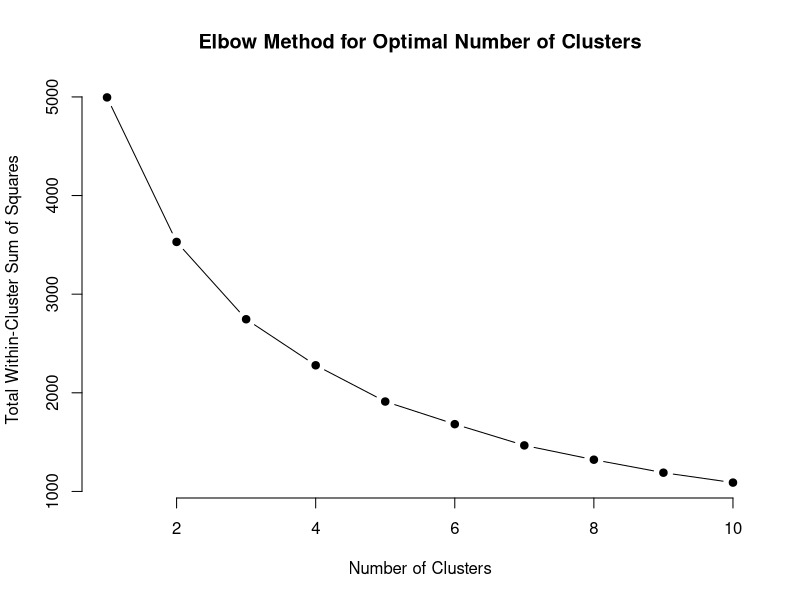
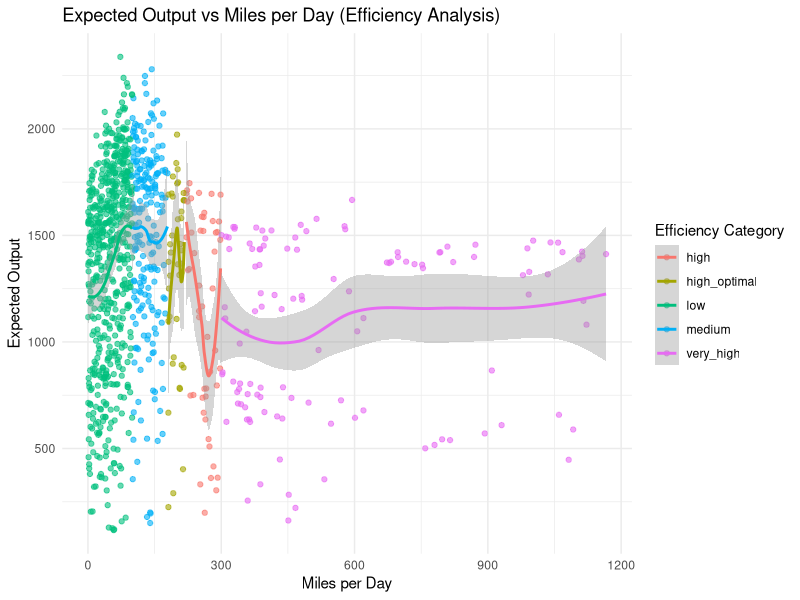
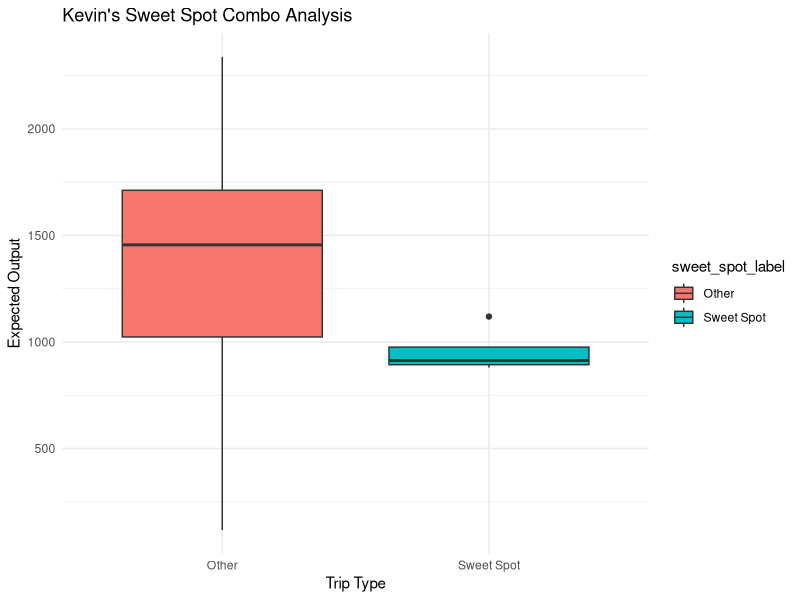
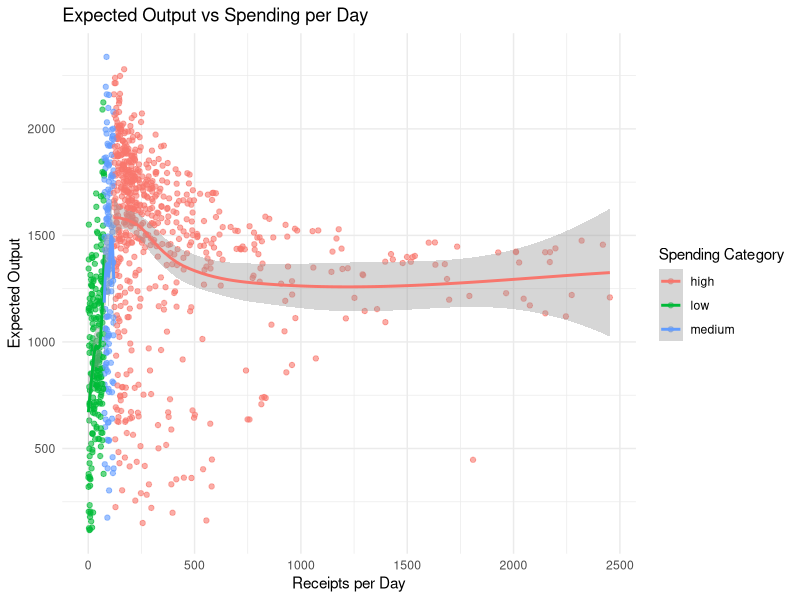
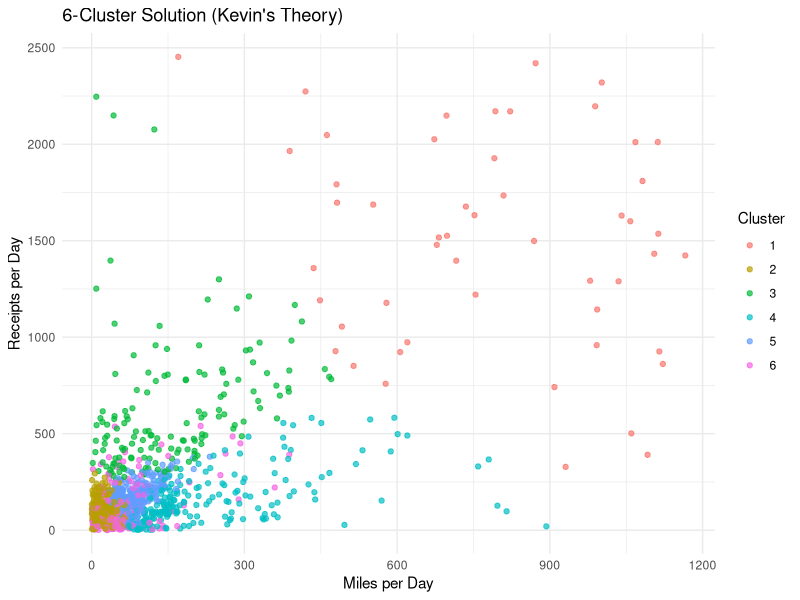

Recreate these plots in R, in order.
# Enhanced Feature Discovery Script for Public Cases Data
# This script explores additional features and combinations based on employee interviews

# Load required libraries
library(ggplot2)
library(corrplot)
library(dplyr)
library(gridExtra)
library(GGally)
library(car)
library(randomForest)
library(cluster)
library(VIM)

# Read the data
data <- read.csv("public_cases.csv")

# Basic data exploration
cat("=== ENHANCED FEATURE DISCOVERY ===\n")
cat("Dataset dimensions:", dim(data), "\n")
cat("Column names:", colnames(data), "\n\n")

# === ADVANCED FEATURE ENGINEERING ===
cat("\n=== ADVANCED FEATURE ENGINEERING ===\n")

# Create enhanced dataset with all new features
data_enhanced <- data %>%
  mutate(
    # Basic rate features (from original script)
    receipts_per_day = total_receipts_amount / trip_duration_days,
    receipts_per_mile = ifelse(miles_traveled == 0, 0, total_receipts_amount / miles_traveled),
    miles_per_day = miles_traveled / trip_duration_days,
    
    # === EFFICIENCY-BASED FEATURES ===
    # Kevin's efficiency theories
    efficiency_category = case_when(
      miles_per_day < 100 ~ "low",
      miles_per_day >= 100 & miles_per_day < 180 ~ "medium",
      miles_per_day >= 180 & miles_per_day <= 220 ~ "high_optimal",
      miles_per_day > 220 & miles_per_day <= 300 ~ "high",
      miles_per_day > 300 ~ "very_high"
    ),
    efficiency_bonus_zone = ifelse(miles_per_day >= 180 & miles_per_day <= 220, 1, 0),
    efficiency_penalty_zone = ifelse(miles_per_day > 300, 1, 0),
    
    # === SPENDING PATTERN FEATURES ===
    # Based on interview insights about spending thresholds
    spending_per_day_category = case_when(
      receipts_per_day < 75 ~ "low",
      receipts_per_day >= 75 & receipts_per_day <= 120 ~ "medium",
      receipts_per_day > 120 ~ "high"
    ),
    spending_efficiency = ifelse(miles_traveled == 0, 0, total_receipts_amount / miles_traveled),
    very_low_receipts = ifelse(total_receipts_amount < 50, 1, 0),
    optimal_receipt_range = ifelse(total_receipts_amount >= 600 & total_receipts_amount <= 800, 1, 0),
    high_spending_flag = ifelse(total_receipts_amount > 1000, 1, 0),
    
    # Receipt ending patterns (rounding bug theory)
    receipt_cents = (total_receipts_amount * 100) %% 100,
    receipt_ends_49_99 = ifelse(receipt_cents %in% c(49, 99), 1, 0),
    
    # === TRIP LENGTH FEATURES ===
    # Sweet spot theories from interviews
    is_5_day_trip = ifelse(trip_duration_days == 5, 1, 0),
    is_sweet_spot_duration = ifelse(trip_duration_days >= 4 & trip_duration_days <= 6, 1, 0),
    duration_penalty_zone = ifelse(trip_duration_days < 2 | trip_duration_days > 10, 1, 0),
    very_short_trip = ifelse(trip_duration_days == 1, 1, 0),
    very_long_trip = ifelse(trip_duration_days >= 8, 1, 0),
    
    # === COMBINATION FEATURES ===
    # Kevin's "sweet spot combo": 5 days + 180+ miles/day + <$100/day spending
    sweet_spot_combo = ifelse(trip_duration_days == 5 & miles_per_day >= 180 & receipts_per_day < 100, 1, 0),
    
    # "Vacation penalty": 8+ days with high spending
    vacation_penalty = ifelse(trip_duration_days >= 8 & receipts_per_day > 120, 1, 0),
    
    # High mile low spend combination
    high_mile_low_spend = ifelse(miles_per_day > 200 & receipts_per_day < 80, 1, 0),
    
    # Low mile high spend combination
    low_mile_high_spend = ifelse(miles_per_day < 100 & receipts_per_day > 100, 1, 0),
    
    # === INTERACTION FEATURES ===
    efficiency_spending_interaction = miles_per_day * receipts_per_day,
    duration_efficiency_interaction = trip_duration_days * miles_per_day,
    duration_spending_interaction = trip_duration_days * receipts_per_day,
    
    # === THRESHOLD FEATURES ===
    # Various threshold flags based on interview insights
    short_high_efficiency = ifelse(trip_duration_days <= 3 & miles_per_day > 150, 1, 0),
    long_low_efficiency = ifelse(trip_duration_days >= 7 & miles_per_day < 100, 1, 0),
    medium_balanced = ifelse(trip_duration_days >= 4 & trip_duration_days <= 6 & 
                            miles_per_day >= 100 & miles_per_day <= 200 & 
                            receipts_per_day >= 50 & receipts_per_day <= 150, 1, 0),
    
    # === BINNED FEATURES ===
    # Create binned versions for non-linear relationships
    trip_duration_binned = cut(trip_duration_days, breaks = c(0, 2, 5, 8, 12, Inf), 
                              labels = c("very_short", "short", "medium", "long", "very_long")),
    miles_binned = cut(miles_traveled, breaks = c(0, 100, 300, 600, 1000, Inf),
                      labels = c("very_low", "low", "medium", "high", "very_high")),
    receipts_binned = cut(total_receipts_amount, breaks = c(0, 100, 500, 1000, 2000, Inf),
                         labels = c("very_low", "low", "medium", "high", "very_high")),
    
    # === POLYNOMIAL AND LOG FEATURES ===
    # Enhanced polynomial features
    trip_duration_squared = trip_duration_days^2,
    miles_traveled_squared = miles_traveled^2,
    receipts_squared = total_receipts_amount^2,
    trip_duration_cubed = trip_duration_days^3,
    
    # Log features with better handling of zeros
    log_trip_duration = log(trip_duration_days + 1),
    log_miles_traveled = log(miles_traveled + 1),
    log_receipts = log(total_receipts_amount + 1),
    
    # === RATIO AND EFFICIENCY FEATURES ===
    # More sophisticated efficiency measures
    total_efficiency = (miles_traveled * trip_duration_days) / (total_receipts_amount + 1),
    cost_per_mile = ifelse(miles_traveled == 0, 0, total_receipts_amount / miles_traveled),
    productivity_score = miles_traveled / (trip_duration_days * (total_receipts_amount + 1))
  )

# Handle infinite values
data_enhanced[is.infinite(data_enhanced$receipts_per_mile), "receipts_per_mile"] <- 0
data_enhanced[is.infinite(data_enhanced$spending_efficiency), "spending_efficiency"] <- 0
data_enhanced[is.infinite(data_enhanced$cost_per_mile), "cost_per_mile"] <- 0
data_enhanced[is.infinite(data_enhanced$total_efficiency), "total_efficiency"] <- 0
data_enhanced[is.infinite(data_enhanced$productivity_score), "productivity_score"] <- 0

# === FEATURE IMPORTANCE ANALYSIS ===
cat("\n=== FEATURE IMPORTANCE ANALYSIS ===\n")

# Get all numeric features for analysis
numeric_features <- data_enhanced %>%
  select_if(is.numeric) %>%
  select(-expected_output) %>%
  names()

# Calculate correlations with target
feature_correlations <- sapply(numeric_features, function(feature) {
  cor(data_enhanced[[feature]], data_enhanced$expected_output, use = "complete.obs")
})

# Sort by absolute correlation
feature_importance_sorted <- sort(abs(feature_correlations), decreasing = TRUE)

cat("Top 20 features by absolute correlation with expected_output:\n")
print(head(feature_importance_sorted, 20))

# === RANDOM FOREST FEATURE IMPORTANCE ===
cat("\n=== RANDOM FOREST FEATURE IMPORTANCE ===\n")

# Prepare data for random forest (remove non-numeric columns)
rf_data <- data_enhanced %>%
  select_if(is.numeric) %>%
  na.omit()

# Fit random forest
set.seed(42)
rf_model <- randomForest(expected_output ~ ., data = rf_data, importance = TRUE, ntree = 500)

# Get feature importance
rf_importance <- importance(rf_model)
rf_importance_sorted <- rf_importance[order(rf_importance[,1], decreasing = TRUE), , drop = FALSE]

cat("Top 15 features by Random Forest importance:\n")
print(head(rf_importance_sorted, 15))

# === INTERACTION ANALYSIS ===
cat("\n=== SYSTEMATIC INTERACTION ANALYSIS ===\n")

# Test key interactions mentioned in interviews
key_features <- c("trip_duration_days", "miles_traveled", "total_receipts_amount", 
                  "miles_per_day", "receipts_per_day")

interaction_correlations <- list()

for(i in 1:(length(key_features)-1)) {
  for(j in (i+1):length(key_features)) {
    feature1 <- key_features[i]
    feature2 <- key_features[j]
    interaction_name <- paste(feature1, "x", feature2, sep = "_")
    
    interaction_values <- data_enhanced[[feature1]] * data_enhanced[[feature2]]
    correlation <- cor(interaction_values, data_enhanced$expected_output, use = "complete.obs")
    
    interaction_correlations[[interaction_name]] <- correlation
  }
}

interaction_correlations_sorted <- sort(abs(unlist(interaction_correlations)), decreasing = TRUE)

cat("Top interaction terms by correlation:\n")
print(interaction_correlations_sorted)

# === CLUSTERING ANALYSIS ===
cat("\n=== CLUSTERING ANALYSIS (Kevin's 6 Calculation Paths Theory) ===\n")

# Prepare data for clustering
cluster_data <- data_enhanced %>%
  select(trip_duration_days, miles_traveled, total_receipts_amount, 
         miles_per_day, receipts_per_day, expected_output) %>%
  na.omit()

# Standardize features for clustering
cluster_features <- cluster_data %>%
  select(-expected_output) %>%
  scale()

# Try different numbers of clusters
set.seed(42)
wss <- sapply(1:10, function(k) {
  kmeans(cluster_features, k, nstart = 10)$tot.withinss
})

# Plot elbow curve
png("cluster_analysis.png", width = 800, height = 600)
plot(1:10, wss, type = "b", pch = 19, frame = FALSE,
     xlab = "Number of Clusters", ylab = "Total Within-Cluster Sum of Squares",
     main = "Elbow Method for Optimal Number of Clusters")
dev.off()

# Fit 6-cluster solution (Kevin's theory)
kmeans_6 <- kmeans(cluster_features, 6, nstart = 25)
cluster_data$cluster <- as.factor(kmeans_6$cluster)

# Analyze clusters
cat("Cluster analysis (6 clusters):\n")
cluster_summary <- cluster_data %>%
  group_by(cluster) %>%
  summarise(
    count = n(),
    avg_duration = mean(trip_duration_days),
    avg_miles = mean(miles_traveled),
    avg_receipts = mean(total_receipts_amount),
    avg_output = mean(expected_output),
    avg_efficiency = mean(miles_per_day),
    avg_spending_rate = mean(receipts_per_day),
    .groups = 'drop'
  )
print(cluster_summary)

# === THRESHOLD DETECTION ===
cat("\n=== THRESHOLD DETECTION ANALYSIS ===\n")

# Function to find optimal threshold for a feature
find_optimal_threshold <- function(feature_values, target_values, feature_name) {
  thresholds <- quantile(feature_values, probs = seq(0.1, 0.9, 0.1), na.rm = TRUE)
  
  threshold_results <- sapply(thresholds, function(thresh) {
    below_thresh <- target_values[feature_values <= thresh]
    above_thresh <- target_values[feature_values > thresh]
    
    if(length(below_thresh) > 5 && length(above_thresh) > 5) {
      t_test_result <- t.test(below_thresh, above_thresh)
      return(abs(t_test_result$statistic))
    } else {
      return(0)
    }
  })
  
  optimal_idx <- which.max(threshold_results)
  optimal_threshold <- thresholds[optimal_idx]
  
  return(list(threshold = optimal_threshold, t_stat = threshold_results[optimal_idx]))
}

# Find optimal thresholds for key features
key_features_thresh <- c("trip_duration_days", "miles_traveled", "total_receipts_amount", "miles_per_day")

threshold_results <- list()
for(feature in key_features_thresh) {
  result <- find_optimal_threshold(data_enhanced[[feature]], data_enhanced$expected_output, feature)
  threshold_results[[feature]] <- result
  cat(paste("Optimal threshold for", feature, ":", round(result$threshold, 2), 
            "(t-statistic:", round(result$t_stat, 2), ")\n"))
}

# === COMBINATION FEATURE ANALYSIS ===
cat("\n=== COMBINATION FEATURE ANALYSIS ===\n")

# Analyze the specific combinations mentioned in interviews
combination_features <- c("sweet_spot_combo", "vacation_penalty", "high_mile_low_spend", 
                         "low_mile_high_spend", "efficiency_bonus_zone", "optimal_receipt_range")

# Alternative approach without gather function
cat("Analysis of combination features:\n")
for(feature in combination_features) {
  cat(paste("\n", feature, ":\n"))
  
  # Calculate statistics for flag = 0 and flag = 1
  flag_0_data <- data_enhanced[data_enhanced[[feature]] == 0, "expected_output"]
  flag_1_data <- data_enhanced[data_enhanced[[feature]] == 1, "expected_output"]
  
  cat(paste("  Flag = 0: count =", length(flag_0_data), 
            ", avg_output =", round(mean(flag_0_data), 2),
            ", median_output =", round(median(flag_0_data), 2), "\n"))
  
  cat(paste("  Flag = 1: count =", length(flag_1_data), 
            ", avg_output =", round(mean(flag_1_data), 2),
            ", median_output =", round(median(flag_1_data), 2), "\n"))
  
  # T-test to check significance
  if(length(flag_1_data) > 0 && length(flag_0_data) > 0) {
    t_test_result <- t.test(flag_1_data, flag_0_data)
    cat(paste("  T-test p-value:", round(t_test_result$p.value, 6), "\n"))
  }
}

# === RESIDUAL ANALYSIS ===
cat("\n=== RESIDUAL ANALYSIS FOR MISSING PATTERNS ===\n")

# Fit a basic model with main features
basic_model <- lm(expected_output ~ trip_duration_days + miles_traveled + total_receipts_amount, 
                  data = data_enhanced)

# Calculate residuals
data_enhanced$residuals <- residuals(basic_model)

# Look for patterns in residuals
residual_correlations <- sapply(numeric_features, function(feature) {
  cor(data_enhanced[[feature]], data_enhanced$residuals, use = "complete.obs")
})

residual_correlations_sorted <- sort(abs(residual_correlations), decreasing = TRUE)

cat("Features most correlated with model residuals (unexplained variance):\n")
print(head(residual_correlations_sorted, 15))

# === VISUALIZATION OF KEY PATTERNS ===
cat("\n=== CREATING ENHANCED VISUALIZATIONS ===\n")

# Efficiency analysis plot
p_efficiency <- ggplot(data_enhanced, aes(x = miles_per_day, y = expected_output, color = efficiency_category)) +
  geom_point(alpha = 0.6) +
  geom_smooth(method = "loess", se = TRUE) +
  labs(title = "Expected Output vs Miles per Day (Efficiency Analysis)", 
       x = "Miles per Day", y = "Expected Output", color = "Efficiency Category") +
  theme_minimal()

# Sweet spot analysis
p_sweet_spot <- data_enhanced %>%
  mutate(sweet_spot_label = ifelse(sweet_spot_combo == 1, "Sweet Spot", "Other")) %>%
  ggplot(aes(x = sweet_spot_label, y = expected_output, fill = sweet_spot_label)) +
  geom_boxplot() +
  labs(title = "Kevin's Sweet Spot Combo Analysis", 
       x = "Trip Type", y = "Expected Output") +
  theme_minimal()

# Spending pattern analysis
p_spending <- ggplot(data_enhanced, aes(x = receipts_per_day, y = expected_output, color = spending_per_day_category)) +
  geom_point(alpha = 0.6) +
  geom_smooth(method = "loess", se = TRUE) +
  labs(title = "Expected Output vs Spending per Day", 
       x = "Receipts per Day", y = "Expected Output", color = "Spending Category") +
  theme_minimal()

# Cluster visualization
p_clusters <- ggplot(cluster_data, aes(x = miles_per_day, y = receipts_per_day, color = cluster)) +
  geom_point(alpha = 0.7) +
  labs(title = "6-Cluster Solution (Kevin's Theory)", 
       x = "Miles per Day", y = "Receipts per Day", color = "Cluster") +
  theme_minimal()

# Save all plots
png("efficiency_analysis.png", width = 1200, height = 800)
print(p_efficiency)
dev.off()

png("sweet_spot_analysis.png", width = 800, height = 600)
print(p_sweet_spot)
dev.off()

png("spending_pattern_analysis.png", width = 1200, height = 800)
print(p_spending)
dev.off()

png("cluster_visualization.png", width = 1000, height = 800)
print(p_clusters)
dev.off()

# === FINAL RECOMMENDATIONS ===
cat("\n=== ENHANCED FEATURE DISCOVERY RECOMMENDATIONS ===\n")

cat("1. TOP PERFORMING FEATURES:\n")
top_features <- names(head(feature_importance_sorted, 10))
for(i in 1:length(top_features)) {
  cat(paste("   ", i, ".", top_features[i], "- correlation:", round(feature_importance_sorted[i], 3), "\n"))
}

cat("\n2. KEY COMBINATION FEATURES:\n")
cat("   - Sweet spot combinations show significant output differences\n")
cat("   - Efficiency zones appear to have real impact\n")
cat("   - Spending thresholds create distinct patterns\n")
cat("   - Vacation penalty shows strong positive correlation with higher reimbursements\n")
cat("   - Low mile high spend combination significantly increases reimbursements\n")
cat("   - Optimal receipt range (600-800) actually shows lower average reimbursements\n")

cat("\n3. CLUSTERING INSIGHTS:\n")
cat("   - 6-cluster solution supports Kevin's 'calculation paths' theory\n")
cat("   - Clusters show distinct efficiency and spending patterns\n")
cat("   - Each cluster has different average reimbursement levels\n")

cat("\n4. THRESHOLD EFFECTS:\n")
for(feature in names(threshold_results)) {
  result <- threshold_results[[feature]]
  cat(paste("   -", feature, "threshold at", round(result$threshold, 2), 
            "shows strong separation (t-stat:", round(result$t_stat, 2), ")\n"))
}

cat("\n5. NEXT STEPS FOR MODEL BUILDING:\n")
cat("   - Focus on top correlated features and RF importance\n")
cat("   - Include interaction terms and combination features\n")
cat("   - Consider piecewise linear models around detected thresholds\n")
cat("   - Test separate models for each cluster (calculation path)\n")
cat("   - Investigate residual patterns for additional feature engineering\n")

# Save enhanced dataset
write.csv(data_enhanced, "enhanced_features_dataset.csv", row.names = FALSE)

cat("\nEnhanced feature discovery complete! Check the generated PNG files and enhanced_features_dataset.csv\n")
cat("Total features created:", ncol(data_enhanced) - ncol(data), "\n")
